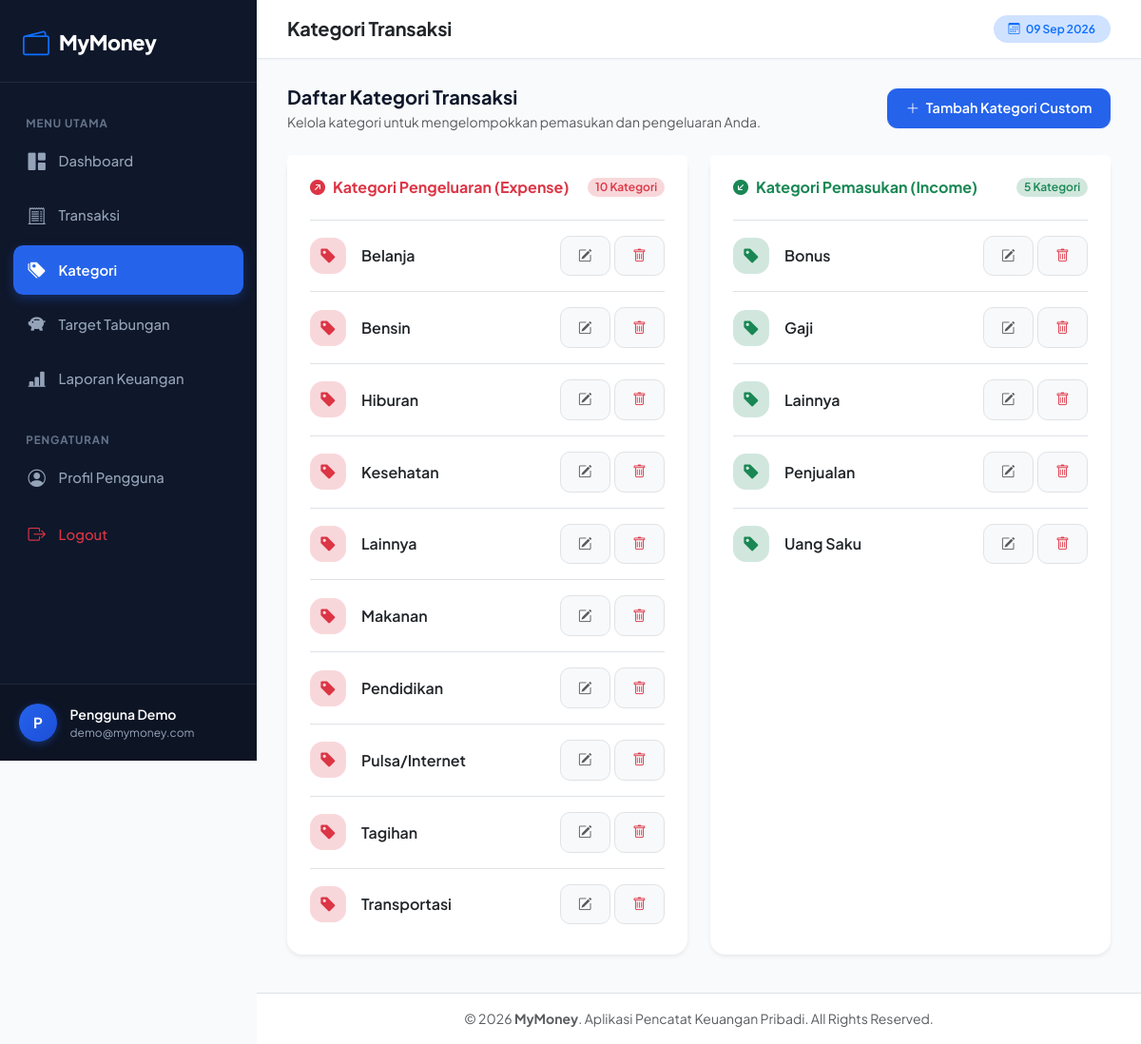
Screenshot of /categories/index.php (signed in) with the database file from the repository.
### tables this page shows
CREATE TABLE IF NOT EXISTS `categories` (
    `id` INT AUTO_INCREMENT PRIMARY KEY,
    `user_id` INT NULL DEFAULT NULL,
    `name` VARCHAR(50) NOT NULL,
    `type` ENUM('income', 'expense') NOT NULL,
    `is_default` TINYINT(1) NOT NULL DEFAULT 1,
    CONSTRAINT `fk_categories_user` 
        FOREIGN KEY (`user_id`) REFERENCES `users` (`id`) 
        ON DELETE CASCADE ON UPDATE CASCADE
);

### categories/index.php (the view, shortened to what this page needs)
<?php
require_once __DIR__ . '/../config/database.php';
$userId = $_SESSION['user_id'];
$page_heading = "Kategori Transaksi";
try {
    $stmt = $pdo->prepare("
        SELECT * FROM categories
        WHERE user_id IS NULL OR user_id = :user_id
        ORDER BY is_default DESC, type ASC, name ASC
    ");
    $stmt->execute([':user_id' => $userId]);
    $categories = $stmt->fetchAll();
    $expenseCategories = array_filter($categories, fn($c) => $c['type'] === 'expense');
    $incomeCategories  = array_filter($categories, fn($c) => $c['type'] === 'income');
} catch (PDOException $e) {
    error_log("Categories Fetch Error: " . $e->getMessage());
    $flashError = "Gagal mengambil data kategori.";
    $categories = [];
    $expenseCategories = [];
    $incomeCategories = [];
}
require_once __DIR__ . '/../includes/header.php';
require_once __DIR__ . '/../includes/sidebar.php';
?>
<div class="d-flex flex-column flex-md-row align-items-md-center justify-content-between gap-3 mb-4">
    <div>
        <h5 class="fw-bold mb-1">Daftar Kategori Transaksi</h5>
        <p class="text-muted small mb-0">Kelola kategori untuk mengelompokkan pemasukan dan pengeluaran Anda.</p>
    </div>
    <button type="button" class="btn btn-primary" data-bs-toggle="modal" data-bs-target="#addCategoryModal">
        <i class="bi bi-plus-lg me-1"></i> Tambah Kategori Custom
    </button>
</div>
<div class="row g-4">
    <div class="col-12 col-lg-6">
        <div class="card border-0 shadow-sm rounded-4 bg-white h-100">
            <div class="card-header bg-white border-bottom-0 pt-4 px-4 pb-2 d-flex align-items-center justify-content-between">
                <h6 class="fw-bold text-danger mb-0">
                    <i class="bi bi-arrow-up-right-circle-fill me-2"></i>Kategori Pengeluaran (Expense)
                </h6>
                <span class="badge bg-danger-subtle text-danger fw-semibold px-2.5 py-1 rounded-pill">
                    <?= count($expenseCategories) ?> Kategori
                </span>
            </div>
            <div class="card-body px-4">
                <div class="list-group list-group-flush border-top">
                    <?php foreach ($expenseCategories as $cat): ?>
                        <div class="list-group-item px-0 py-3 d-flex align-items-center justify-content-between">
                            <div class="d-flex align-items-center gap-3">
                                <div class="icon-box bg-danger-subtle text-danger" style="width: 38px; height: 38px; font-size: 1.1rem;">
                                    <i class="bi bi-tag-fill"></i>
                                </div>
                                <div>
                                    <h6 class="mb-0 fw-semibold text-dark"><?= htmlspecialchars($cat['name']) ?></h6>
                                </div>
                            </div>
                            <div class="d-flex align-items-center gap-1">
                                <button class="btn btn-sm btn-light border text-muted edit-cat-btn"
                                        data-id="<?= $cat['id'] ?>"
                                        data-name="<?= htmlspecialchars($cat['name']) ?>"
                                        data-type="<?= $cat['type'] ?>"
                                        data-bs-toggle="modal" data-bs-target="#editCategoryModal">
                                    <i class="bi bi-pencil-square"></i>
                                </button>
                                <a href="delete.php?id=<?= $cat['id'] ?>&csrf_token=<?= $_SESSION['csrf_token'] ?>"
                                   class="btn btn-sm btn-light border text-danger"
                                   onclick="return confirmDelete(event, 'Hapus kategori ini?')">
                                    <i class="bi bi-trash"></i>
                                </a>
                            </div>
                        </div>
                    <?php endforeach; ?>
                </div>
            </div>
        </div>
    </div>
    <div class="col-12 col-lg-6">
        <div class="card border-0 shadow-sm rounded-4 bg-white h-100">
            <div class="card-header bg-white border-bottom-0 pt-4 px-4 pb-2 d-flex align-items-center justify-content-between">
                <h6 class="fw-bold text-success mb-0">
                    <i class="bi bi-arrow-down-left-circle-fill me-2"></i>Kategori Pemasukan (Income)
                </h6>
                <span class="badge bg-success-subtle text-success fw-semibold px-2.5 py-1 rounded-pill">
                    <?= count($incomeCategories) ?> Kategori
                </span>
            </div>
            <div class="card-body px-4">
                <div class="list-group list-group-flush border-top">
                    <?php foreach ($incomeCategories as $cat): ?>
                        <div class="list-group-item px-0 py-3 d-flex align-items-center justify-content-between">
                            <div class="d-flex align-items-center gap-3">
                                <div class="icon-box bg-success-subtle text-success" style="width: 38px; height: 38px; font-size: 1.1rem;">
                                    <i class="bi bi-tag-fill"></i>
                                </div>
                                <div>
                                    <h6 class="mb-0 fw-semibold text-dark"><?= htmlspecialchars($cat['name']) ?></h6>
                                </div>
                            </div>
                            <div class="d-flex align-items-center gap-1">
                                <button class="btn btn-sm btn-light border text-muted edit-cat-btn"
                                        data-id="<?= $cat['id'] ?>"
                                        data-name="<?= htmlspecialchars($cat['name']) ?>"
                                        data-type="<?= $cat['type'] ?>"
                                        data-bs-toggle="modal" data-bs-target="#editCategoryModal">
                                    <i class="bi bi-pencil-square"></i>
                                </button>
                                <a href="delete.php?id=<?= $cat['id'] ?>&csrf_token=<?= $_SESSION['csrf_token'] ?>"
                                   class="btn btn-sm btn-light border text-danger"
                                   onclick="return confirmDelete(event, 'Hapus kategori ini?')">
                                    <i class="bi bi-trash"></i>
                                </a>
                            </div>
                        </div>
                    <?php endforeach; ?>
                </div>
            </div>
        </div>
    </div>
</div>
<?php require_once __DIR__ . '/../includes/footer.php'; ?>

### includes/header.php (shortened to what this page needs)
<?php
$script_name = $_SERVER['SCRIPT_NAME'];
$app_base = preg_replace('#/(dashboard|transactions|categories|savings|reports|profile|includes|auth)/.*$#i', '', $script_name);
$app_base = rtrim($app_base, '/');
?>
<!DOCTYPE html>
<html lang="id">
<head>
    <link href="https://cdn.jsdelivr.net/npm/bootstrap@5.3.2/dist/css/bootstrap.min.css" rel="stylesheet">
    <link href="https://cdn.jsdelivr.net/npm/bootstrap-icons@1.11.1/font/bootstrap-icons.css" rel="stylesheet">
    <link href="<?= $app_base ?>/assets/css/style.css" rel="stylesheet">
</head>
<body>
<div class="app-wrapper">

### includes/sidebar.php (shortened to what this page needs)
<?php
$script_name = $_SERVER['SCRIPT_NAME'];
$app_base = preg_replace('#/(dashboard|transactions|categories|savings|reports|profile|includes|auth)/.*$#i', '', $script_name);
$app_base = rtrim($app_base, '/');
$current_uri = $_SERVER['REQUEST_URI'];
function isActive($keyword, $uri) {
    return strpos($uri, $keyword) !== false ? 'active' : '';
}
$userName = $_SESSION['user_name'] ?? 'Pengguna';
$userEmail = $_SESSION['user_email'] ?? 'user@mymoney.com';
$initial = strtoupper(substr($userName, 0, 1));
?>
<aside class="app-sidebar" id="appSidebar">
    <div class="sidebar-header">
        <a href="<?= $app_base ?>/dashboard/index.php" class="sidebar-brand">
            <i class="bi bi-wallet2 text-primary fs-3"></i>
            <span>MyMoney</span>
        </a>
    </div>
    <div class="sidebar-menu">
        <div class="nav-label">Menu Utama</div>
        <a href="<?= $app_base ?>/dashboard/index.php" class="nav-link <?= isActive('/dashboard/', $current_uri) ?>">
            <i class="bi bi-grid-1x2-fill"></i>
            <span>Dashboard</span>
        </a>
        <a href="<?= $app_base ?>/transactions/index.php" class="nav-link <?= isActive('/transactions/', $current_uri) ?>">
            <i class="bi bi-receipt-cutoff"></i>
            <span>Transaksi</span>
        </a>
        <a href="<?= $app_base ?>/categories/index.php" class="nav-link <?= isActive('/categories/', $current_uri) ?>">
            <i class="bi bi-tags-fill"></i>
            <span>Kategori</span>
        </a>
        <a href="<?= $app_base ?>/savings/index.php" class="nav-link <?= isActive('/savings/', $current_uri) ?>">
            <i class="bi bi-piggy-bank-fill"></i>
            <span>Target Tabungan</span>
        </a>
        <a href="<?= $app_base ?>/reports/index.php" class="nav-link <?= isActive('/reports/', $current_uri) ?>">
            <i class="bi bi-bar-chart-line-fill"></i>
            <span>Laporan Keuangan</span>
        </a>
        <div class="nav-label mt-3">Pengaturan</div>
        <a href="<?= $app_base ?>/profile/index.php" class="nav-link <?= isActive('/profile/', $current_uri) ?>">
            <i class="bi bi-person-circle"></i>
            <span>Profil Pengguna</span>
        </a>
        <a href="<?= $app_base ?>/auth/logout.php" class="nav-link text-danger mt-2" onclick="return confirmDelete(event, 'Apakah Anda yakin ingin keluar dari sistem?')">
            <i class="bi bi-box-arrow-right"></i>
            <span>Logout</span>
        </a>
    </div>
    <div class="sidebar-footer">
        <div class="user-info">
            <div class="user-avatar"><?= $initial ?></div>
            <div>
                <div class="user-name"><?= htmlspecialchars($userName) ?></div>
                <div class="user-email"><?= htmlspecialchars($userEmail) ?></div>
            </div>
        </div>
    </div>
</aside>
<main class="app-main">
    <header class="app-navbar">
        <div class="max-width-container d-flex align-items-center justify-content-between">
            <div class="d-flex align-items-center gap-3">
                <h5 class="fw-bold mb-0 text-dark header-page-title"><?= isset($page_heading) ? htmlspecialchars($page_heading) : 'Dashboard' ?></h5>
            </div>
            <div class="d-flex align-items-center gap-3">
                <span class="badge bg-primary-subtle text-primary fw-semibold px-3 py-2 rounded-pill d-none d-sm-inline-block">
                    <i class="bi bi-calendar3 me-1"></i> <?= date('d M Y') ?>
                </span>
            </div>
        </div>
    </header>
    <div class="app-content">
        <div class="max-width-container">

### includes/footer.php (shortened to what this page needs)
        </div>
    </div>
    <footer class="bg-white border-top py-3 text-muted small mt-auto">
        <div class="max-width-container text-center">
            <span>&copy; <?= date('Y') ?> <strong>MyMoney</strong>. Aplikasi Pencatat Keuangan Pribadi. All Rights Reserved.</span>
        </div>
    </footer>
</main>
</div>
</body>
</html>

### rows the page displays
categories: name "Belanja"
categories: name "Bensin"
categories: name "Hiburan"
categories: name "Kesehatan"
categories: name "Lainnya"
categories: name "Makanan"
categories: name "Pendidikan"
categories: name "Pulsa/Internet"
categories: name "Tagihan"
categories: name "Transportasi"
categories: name "Bonus"
categories: name "Gaji"
categories: name "Lainnya"
categories: name "Penjualan"
categories: name "Uang Saku"

### other values shown
$initial "P"
$userName "Pengguna Demo"
$userEmail "demo@mymoney.com"
$page_heading "Kategori Transaksi"
count($expenseCategories) "10"
count($incomeCategories) "5"
